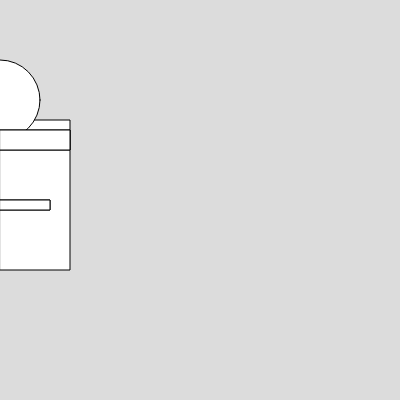
Frame 1 (no input)
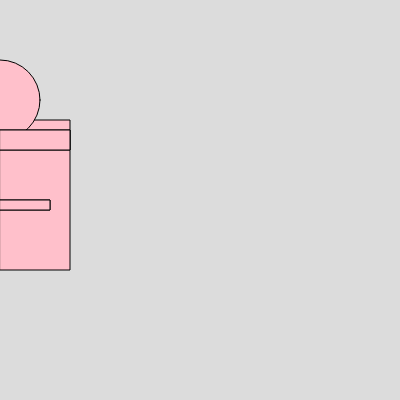
Frame 60 (no input)
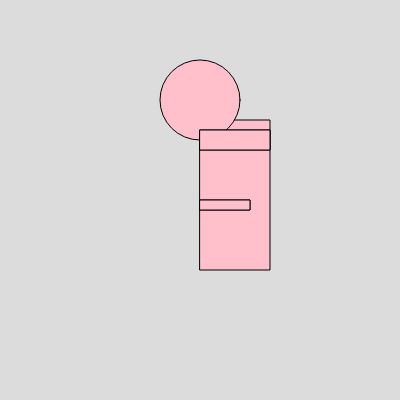
Frame 120 (the mouse pressed at the canvas centre since frame 60)

The p5.js sketch that drew these frames (run headless with seeded random() and noise() and a simulated clock; from frame 60 on, the mouse is pressed at the canvas centre):

// p5.js sketch
// ── sketch.js
var body, head, handOne, handTwo, handThree, handFour;
var number;
function setup() {
  createCanvas(400, 400);
 
}

function draw() {
  
  background(220);
  body = rect(mouseX, 120, 70, 150);
  head= ellipse(mouseX,100,80,80);
  handOne = rect(mouseX,130, 70, 20);
  handTwo = rect(mouseX, 130, 70, 20);
  handThree = rect(mouseX,200, 50, 10);
  handFour = rect(mouseX, 200, 50, 10);
  fill("pink");
  stroke("black");
  

}
